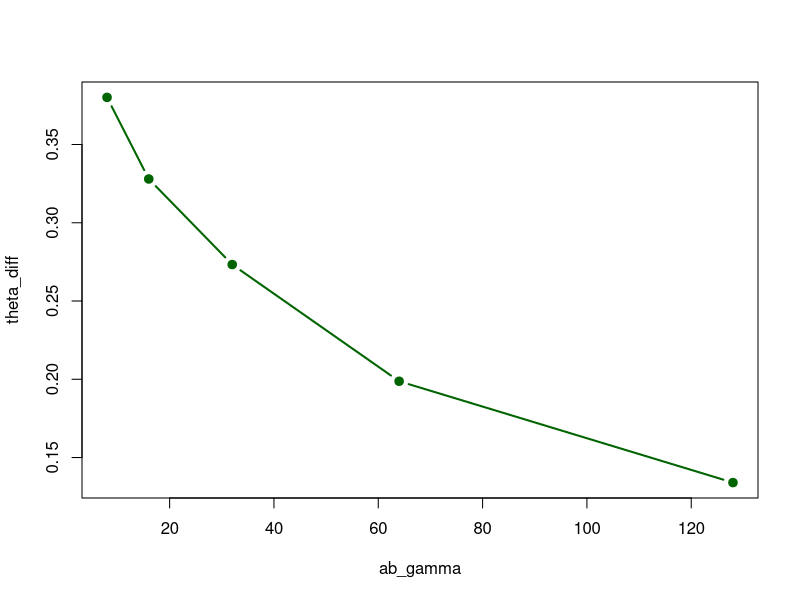

Here is the R script that generated this plot:
## ---- chunk 1
# Data given
Y_a <- c(1, 0, 0, 1, 2, 2, 1, 5, 2, 0, 0, 0, 0, 0, 0, 1, 1, 1, 0, 0, 0, 1, 1, 2, 1, 3, 2, 0, 0, 3, 0, 0, 0, 2, 1, 0, 2, 1,
0, 0, 1, 3, 0, 1, 1, 0 ,2, 0, 0, 2, 2, 1, 3, 0, 0, 0, 1, 1)
Y_b <- c( 2, 2, 1, 1, 2, 2, 1, 2, 1, 0, 2, 1, 1, 2, 0, 2, 2, 0, 2, 1, 0, 0, 3, 6, 1, 6, 4, 0, 3, 2, 0, 1, 0, 0, 0, 3, 0, 0, 
0, 0, 0, 1, 0, 4, 2, 1, 0, 0, 1, 0, 3, 2, 5, 0, 1, 1, 2, 1, 2, 1, 2, 0, 0, 0, 2, 1, 0, 2, 0, 2, 4, 1, 1, 1,
2, 0, 1, 1, 1, 1, 0, 2, 3, 2, 0, 2, 1, 3, 1, 3, 2, 2, 3, 2, 0, 0, 0, 1, 0, 0, 0, 1, 2, 0, 3, 3, 0, 1, 2, 2, 2,
0, 6, 0, 0, 0, 2, 0 ,1, 1, 1, 3, 3, 2, 1, 1, 0, 1, 0, 0, 2, 0, 2, 0, 1, 0, 2, 0, 0, 2, 2, 4, 1, 2, 3, 2, 0, 0,
0, 1, 0, 0, 1, 5, 2, 1, 3, 2, 0, 2, 1, 1, 3, 0, 5, 0, 0, 2, 4, 3, 4, 0, 0, 0, 0, 0, 0, 2, 2, 0, 0, 2, 0, 0, 1, 1, 0, 2, 1, 
3, 3, 2, 2, 0, 0, 2, 3, 2, 4, 3, 3, 4, 0 ,3 ,0 ,1 ,0, 1, 2, 3, 4, 1, 2, 6, 2, 1, 2, 2)
## ---- chunk 2
# Descriptive Stats
n_a = length(Y_a)
n_b = length(Y_b)
ybar_a = mean(Y_a)
ybar_b = mean(Y_b)

# Set param values
a_theta = 2
b_theta = 1
S = 5000
ab_gamma = c(8, 16, 32, 64, 128)
## ---- chunk 3
theta_diff = sapply(ab_gamma, function(abg) {
 a_gamma = b_gamma = abg
 THETA = numeric(S)
 GAMMA = numeric(S)
# Starting values
theta = ybar_a
# Relative rate theta_B /theta_A
gamma = ybar_a / ybar_b 
# For each value in s (5,000) create a theta with gamma(1,...)
# Then create a a gamma (1,...)
 for (s in 1:S) {
 theta = rgamma(
 1,
 a_theta + n_a * ybar_a + n_b * ybar_b,
 b_theta + n_a + n_b * gamma
 )
 gamma = rgamma(
 1,
 a_gamma + n_b * ybar_b,
 b_gamma + n_b * theta
 )
 THETA[s] = theta
 GAMMA[s] = gamma
 }
# Reconstruct theta_ and theta_B
 THETA_A = THETA
 THETA_B = THETA * GAMMA
 mean(THETA_B - THETA_A)
})
## ---- chunk 4
# Plot
plot(x = ab_gamma, y = theta_diff, xlab = "ab_gamma", ylab = "theta_diff", pch=19, lwd=2, col="darkgreen", type="b")

